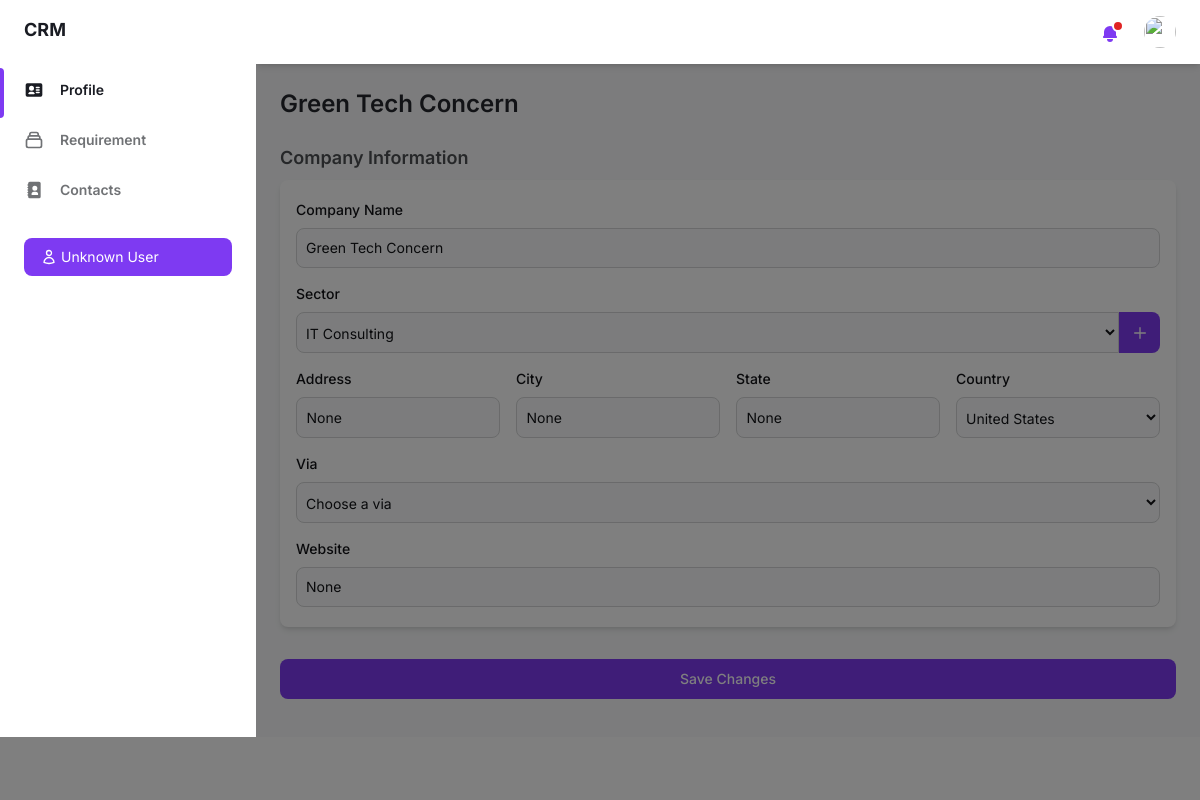
The app's page /company-profile/ (signed in) with its own data.
### crm_app/models.py (models this page shows, shortened)
class User(models.Model):
    full_name = models.CharField(max_length=100)
    email = models.EmailField(unique=True)
    password = models.CharField(max_length=255)
    role = models.CharField(max_length=100, default='User')
    status = models.BooleanField(default=True)

class Company(models.Model):
    company_name = models.CharField(max_length=100, unique=True)
    sector = models.ForeignKey(Sector, on_delete=models.SET_NULL, null=True, blank=True, related_name='sector_companies')
    address = models.CharField(max_length=100, null=True, blank=True)
    city = models.CharField(max_length=100, null=True, blank=True)
    state = models.CharField(max_length=100, null=True, blank=True)
    country = models.CharField(max_length=100, null=True, blank=True)
    via = models.CharField(max_length=100, null=True, blank=True)
    referral_name = models.CharField(max_length=100, null=True, blank=True)
    partner_name = models.ForeignKey(Partner, on_delete=models.SET_NULL, null=True, blank=True, related_name='partner_companies')
    website = models.CharField(max_length=255, null=True, blank=True)
    created_by = models.OneToOneField(User, on_delete=models.SET_NULL, null=True, blank=True, related_name='created_company')
    date = models.DateField(default=now)
    status = models.BooleanField(default=True)
    class Meta:
        verbose_name_plural = "companies"

class Sector(models.Model):
    sector_name = models.CharField(max_length=100, unique=True)

### crm_app/views.py (the view)
# urls.py: path('company-profile/', views.company_profile, name='company_profile'),
def company_profile(request):
    if 'user_id' not in request.session:
        return redirect('user')
    user_id = request.session.get('user_id')
    user = User.objects.get(id=user_id)
    sectors = Sector.objects.values('id', 'sector_name').order_by('sector_name')
    partners = Partner.objects.values('id', 'partner_name').order_by('partner_name')
    user_company = Company.objects.filter(created_by=user).first()
    if user_company:
        contacts = Contact.objects.filter(company=user_company)
        return render(request, 'companyprofile.html', {'user': user, 'company': user_company, 'contacts': contacts, 'sectors': sectors, 'partners': partners, 'edit_mode': True})
    else:
        return render(request, 'companyprofile.html', {'user': user, 'sectors': sectors, 'partners': partners, 'edit_mode': False})

### templates/companyprofile.html (shortened to what this page needs)
{% load static %}
<!DOCTYPE html>
<html :class="{ 'theme-dark': dark }" x-data="data()" lang="en">
<head>
    <link rel="stylesheet" href="{% static 'css/tailwind.output.css' %}"/>
    <link rel="stylesheet" href="{% static 'css/style.css' %}" />
</head>
<body>
    <div class="flex bg-gray-50 dark:bg-gray-900" :class="{ 'overflow-hidden': isSideMenuOpen }">
        <aside class="z-20 hidden w-64 overflow-y-auto bg-white dark:bg-gray-800 md:block flex-shrink-0">
            <div class="py-4 text-gray-500 dark:text-gray-400">
                <a class="ml-6 text-lg font-bold text-gray-800 dark:text-gray-200" href="{% url 'company_profile' %}">
                    CRM
                </a>
                <ul class="mt-6">
                    <li class="relative px-6 py-3">
                        <span class="absolute inset-y-0 left-0 w-1 bg-purple-600 rounded-tr-lg rounded-br-lg" aria-hidden="true"></span>
                        <a class="inline-flex items-center w-full text-sm font-semibold text-gray-800 transition-colors duration-150 hover:text-gray-800 dark:text-gray-100 dark:hover:text-gray-200" href="{% url 'company_profile' %}">
                            <span class="ml-4">Profile</span>
                        </a>
                    </li>
                    <li class="relative px-6 py-3">
                        <a class="inline-flex items-center w-full text-sm font-semibold transition-colors duration-150 hover:text-gray-800 dark:hover:text-gray-200" href="{% url 'requirement' %}">
                            <span class="ml-4">Requirement</span>
                        </a>
                    </li>
                    <li class="relative px-6 py-3">
                        <a class="inline-flex items-center w-full text-sm font-semibold transition-colors duration-150 hover:text-gray-800 dark:hover:text-gray-200" href="{% url 'contact' %}">
                            <span class="ml-4">Contacts</span>
                        </a>
                    </li>
                </ul>
                <div class="px-6 my-5">
                    <p class="flex items-center w-full px-4 py-2 text-sm font-normal leading-5 text-white transition-colors duration-150 bg-purple-600 border border-transparent rounded-lg active:bg-purple-600 hover:bg-purple-700 focus:outline-none focus:shadow-outline-purple">
                        {{ user.full_name }}
                    </p>
                </div>
            </div>
        </aside>
        <div x-show="isSideMenuOpen" x-transition:enter="transition ease-in-out duration-150" x-transition:enter-start="opacity-0" x-transition:enter-end="opacity-100" x-transition:leave="transition ease-in-out duration-150" x-transition:leave-start="opacity-100" x-transition:leave-end="opacity-0" class="fixed inset-0 z-10 flex items-end bg-black bg-opacity-50 sm:items-center sm:justify-center"></div>
        <div class="flex flex-col flex-1 w-full">
            <header class="z-10 py-4 bg-white shadow-md dark:bg-gray-800">
                <div class="container flex items-center justify-between h-full px-6 mx-auto text-purple-600 dark:text-purple-300">
                    <div class="flex items-center space-x-6 ml-auto">
                        <div class="relative">
                            <button class="relative align-middle rounded-md focus:outline-none focus:shadow-outline-purple" @click="toggleNotificationsMenu" @keydown.escape="closeNotificationsMenu" aria-label="Notifications" aria-haspopup="true">
                                <svg class="w-5 h-5" aria-hidden="true" fill="currentColor" viewBox="0 0 20 20">
                                    <path d="M10 2a6 6 0 00-6 6v3.586l-.707.707A1 1 0 004 14h12a1 1 0 00.707-1.707L16 11.586V8a6 6 0 00-6-6zM10 18a3 3 0 01-3-3h6a3 3 0 01-3 3z"></path>
                                </svg>
                                <span aria-hidden="true" class="absolute top-0 right-0 inline-block w-3 h-3 transform translate-x-1 -translate-y-1 bg-red-600 border-2 border-white rounded-full dark:border-gray-800"></span>
                            </button>
                        </div>
                        <div class="relative">
                            <button class="align-middle rounded-full focus:shadow-outline-purple focus:outline-none" @click="toggleProfileMenu" @keydown.escape="closeProfileMenu" aria-label="Account" aria-haspopup="true">
                                <img class="object-cover w-8 h-8 rounded-full" src="https://images.unsplash.com/photo-1502378735452-bc7d86632805?ixlib=rb-0.3.5&q=80&fm=jpg&crop=faces&fit=crop&w=64&h=64" alt="" />
                            </button>
                        </div>
                    </div>
                </div>
            </header>
            <main class="h-full" id="main-company-content">
                <div class="container px-6 mx-auto grid">
                    {% if edit_mode %}
                        <h2 class="my-6 text-2xl font-semibold text-gray-700 dark:text-gray-200">{{ company.company_name }}</h2>
                        <form id="companyForm" action="{% url 'update_company' company.id %}" method="POST">
                            <div class="mb-4 mx-auto grid">
                                <h4 class="mb-2 text-lg font-semibold text-gray-600 dark:text-gray-300">Company Information</h4>
                                <div class="px-4 py-5 mb-8 bg-white rounded-lg shadow-md dark:bg-gray-800">
                                    <div class="mb-4">
                                        <label for="company-name" class="block mb-2 text-sm font-medium text-gray-900 dark:text-white">Company Name</label>
                                        <input type="text" id="company-name" value="{{ company.company_name }}" name="company_name" class="block p-[9px] w-full z-20 text-sm text-gray-900 bg-gray-50 rounded-lg border border-gray-300 focus:ring-blue-500 focus:border-blue-500 dark:bg-gray-700 dark:border-gray-600 dark:placeholder-gray-400 dark:text-white dark:focus:border-blue-500" placeholder="Enter company name" required />
                                    </div>
                                    <div class="mb-4">
                                        <label for="sector" class="block mb-2 text-sm font-medium text-gray-900 dark:text-white">Sector</label>
                                        <div class="flex items-center">
                                            <select id="sector" name="sector" class="bg-gray-50 border border-gray-300 text-gray-900 text-sm rounded-l-lg focus:ring-blue-500 focus:border-blue-500 block w-full p-2.5 pl-[5px] dark:bg-gray-700 dark:border-gray-600 dark:placeholder-gray-400 dark:text-white dark:focus:ring-blue-500 dark:focus:border-blue-500">
                                                {% for sector in sectors %}
                                                    <option value="{{ sector.id }}" {% if sector.id == company.sector.id %} selected {% endif %}>{{ sector.sector_name }}</option>
                                                {% endfor %}
                                            </select>
                                            <button type="button" id="ajax-sector-button" data-modal-target="crud-modal" data-modal-toggle="crud-modal" class="text-sm font-medium leading-5 text-white transition-colors duration-150 bg-purple-600 border border-transparent rounded-r-lg hover:bg-purple-700 focus:outline-none focus:shadow-outline-purple p-[11.5px]">
                                                <svg class="w-4 h-4" fill="none" stroke="currentColor" viewBox="0 0 24 24" xmlns="http://www.w3.org/2000/svg">
                                                    <path stroke-linecap="round" stroke-linejoin="round" stroke-width="2" stroke="#ffffff" d="M12 4v16m8-8H4"></path>
                                                </svg>
                                            </button>
                                        </div>
                                    </div>
                                    <div class="grid gap-4 mb-4 md:grid-cols-4">
                                        <div>
                                            <label for="address" class="block mb-2 text-sm font-medium text-gray-900 dark:text-white">Address</label>
                                            <input type="text" id="address" value="{{ company.address }}" name="address" class="block p-[9.5px] w-full z-20 text-sm text-gray-900 bg-gray-50 rounded-lg border border-gray-300 focus:ring-blue-500 focus:border-blue-500 dark:bg-gray-700 dark:border-gray-600 dark:placeholder-gray-400 dark:text-white dark:focus:border-blue-500" placeholder="Enter address" />
                                        </div>
                                        <div>
                                            <label for="city" class="block mb-2 text-sm font-medium text-gray-900 dark:text-white">City</label>
                                            <input type="text" id="city" value="{{ company.city }}" name="city" class="block p-[9.5px] w-full z-20 text-sm text-gray-900 bg-gray-50 rounded-lg border border-gray-300 focus:ring-blue-500 focus:border-blue-500 dark:bg-gray-700 dark:border-gray-600 dark:placeholder-gray-400 dark:text-white dark:focus:border-blue-500" placeholder="Enter city" />
                                        </div>
                                        <div>
                                            <label for="state" class="block mb-2 text-sm font-medium text-gray-900 dark:text-white">State</label>
                                            <input type="text" id="state" value="{{ company.state }}" name="state" class="block p-[9.5px] w-full z-20 text-sm text-gray-900 bg-gray-50 rounded-lg border border-gray-300 focus:ring-blue-500 focus:border-blue-500 dark:bg-gray-700 dark:border-gray-600 dark:placeholder-gray-400 dark:text-white dark:focus:border-blue-500" placeholder="Enter state" />
                                        </div>
                                        <div>
                                            <label for="country" class="block mb-2 text-sm font-medium text-gray-900 dark:text-white">Country</label>
                                            <select id="country" name="country" class="bg-gray-50 border border-gray-300 text-gray-900 text-sm rounded-lg focus:ring-blue-500 focus:border-blue-500 block w-full p-2.5 pl-[5px] dark:bg-gray-700 dark:border-gray-600 dark:placeholder-gray-400 dark:text-white dark:focus:ring-blue-500 dark:focus:border-blue-500">
                                                <option value="USA" {% if company.country == "USA" %}selected{% endif %}>United States</option>
                                            </select>
                                        </div>
                                    </div>
                                    <div class="grid gap-4 mb-4 md:grid-cols-1">
                                        <div class="flex gap-4">
                                            <div class="flex-grow w-1/2">
                                                <label for="via" class="block mb-2 text-sm font-medium text-gray-900 dark:text-white">Via</label>
                                                <select id="via" name="via" class="bg-gray-50 border border-gray-300 text-gray-900 text-sm rounded-lg focus:ring-blue-500 focus:border-blue-500 block w-full p-2.5 pl-[5px] dark:bg-gray-700 dark:border-gray-600 dark:placeholder-gray-400 dark:text-white dark:focus:ring-blue-500 dark:focus:border-blue-500">
                                                    <option value="">Choose a via</option>
                                                </select>
                                            </div>
                                        </div>
                                    </div>
                                    <div>
                                        <label for="website" class="block mb-2 text-sm font-medium text-gray-900 dark:text-white">Website</label>
                                        <input type="text" id="website" value="{{ company.website }}" name="website" class="block p-[9px] w-full z-20 text-sm text-gray-900 bg-gray-50 rounded-lg border border-gray-300 focus:ring-blue-500 focus:border-blue-500 dark:bg-gray-700 dark:border-gray-600 dark:placeholder-gray-400 dark:text-white dark:focus:border-blue-500" placeholder="Enter website link" />
                                    </div>
                                </div>
                                <button type="submit" class="text-white bg-purple-600 hover:bg-purple-700 focus:ring-4 focus:ring-purple-300 font-medium rounded-lg text-sm w-full mb-[22px] px-5 py-2.5 text-center dark:bg-purple-600 dark:hover:bg-purple-700 dark:focus:ring-purple-900">
                                    Save Changes
                                </button>
                            </div>
                        </form>
                    {% endif %}
                </div>
            </main>
        </div>
    </div>
</body>
</html>

### records on screen
User: full_name "Unknown User"
Company: company_name "Green Tech Concern", sector "IT Consulting", address "None", city "None", state "None", country "United States", website "None"
